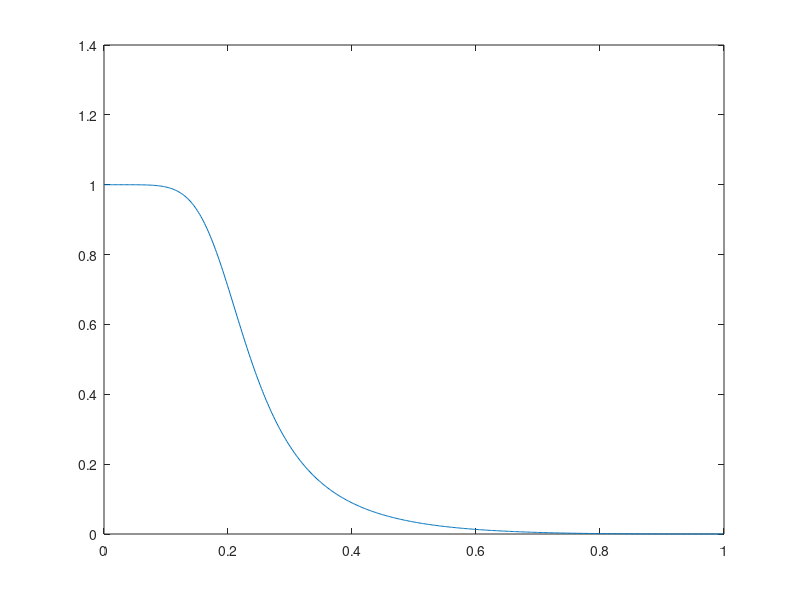
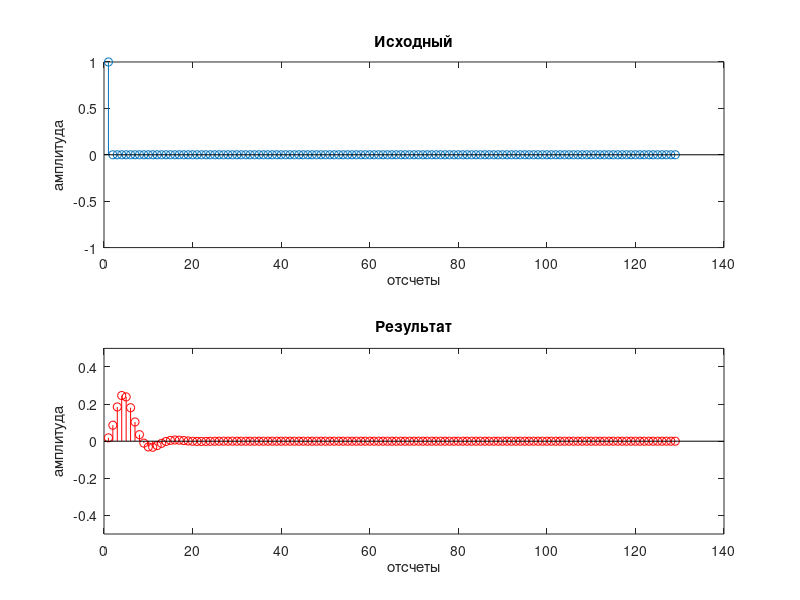

Write MATLAB code to recreate these figures, in order.
[b,a] = butter(3,0.2);
[h, w] = freqz(b,a);
plot(w/pi,abs(h))

scale_factor = 2^13; % 8192
b_fixed = round(b * scale_factor);
a_fixed = round(a(2:4) * scale_factor); % a1, a2, a3
x = [1 zeros(1,128)];
y = zeros(1,length(x));

reg_xnm1 = 0;
reg_xnm2 = 0;
reg_xnm3 = 0;
reg_ynm1 = 0;
reg_ynm2 = 0;
reg_ynm3 = 0;

for n = 1:length(x)
    y(n) = b(1)*x(n) + b(2)*reg_xnm1 + b(3)*reg_xnm2 + b(4)*reg_xnm3 - a(2)*reg_ynm1 - a(3)*reg_ynm2 - a(4)*reg_ynm3;

    reg_xnm3 = reg_xnm2;
    reg_xnm2 = reg_xnm1;
    reg_xnm1 = x(n);

    reg_ynm3 = reg_ynm2;
    reg_ynm2 = reg_ynm1;
    reg_ynm1 = y(n);
end

figure;
subplot(211)
stem(x); ylim([-1 1]);
xlabel('отсчеты')
ylabel('амплитуда')
title('Исходный')

subplot(212)
stem(y,'r'); ylim([-0.5 0.5]);

xlabel('отсчеты')
ylabel('амплитуда')
title('Результат')